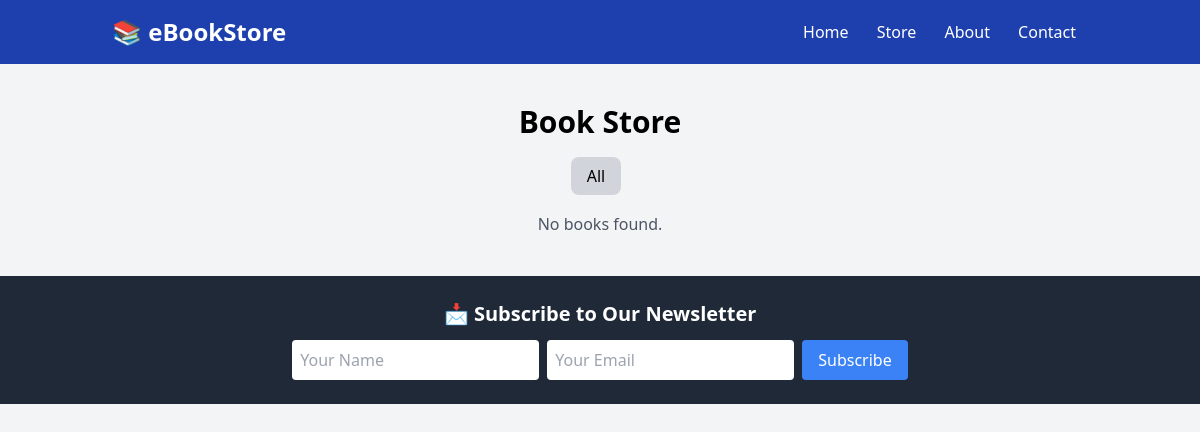
The page /store/?category=1 on the database as committed earlier.
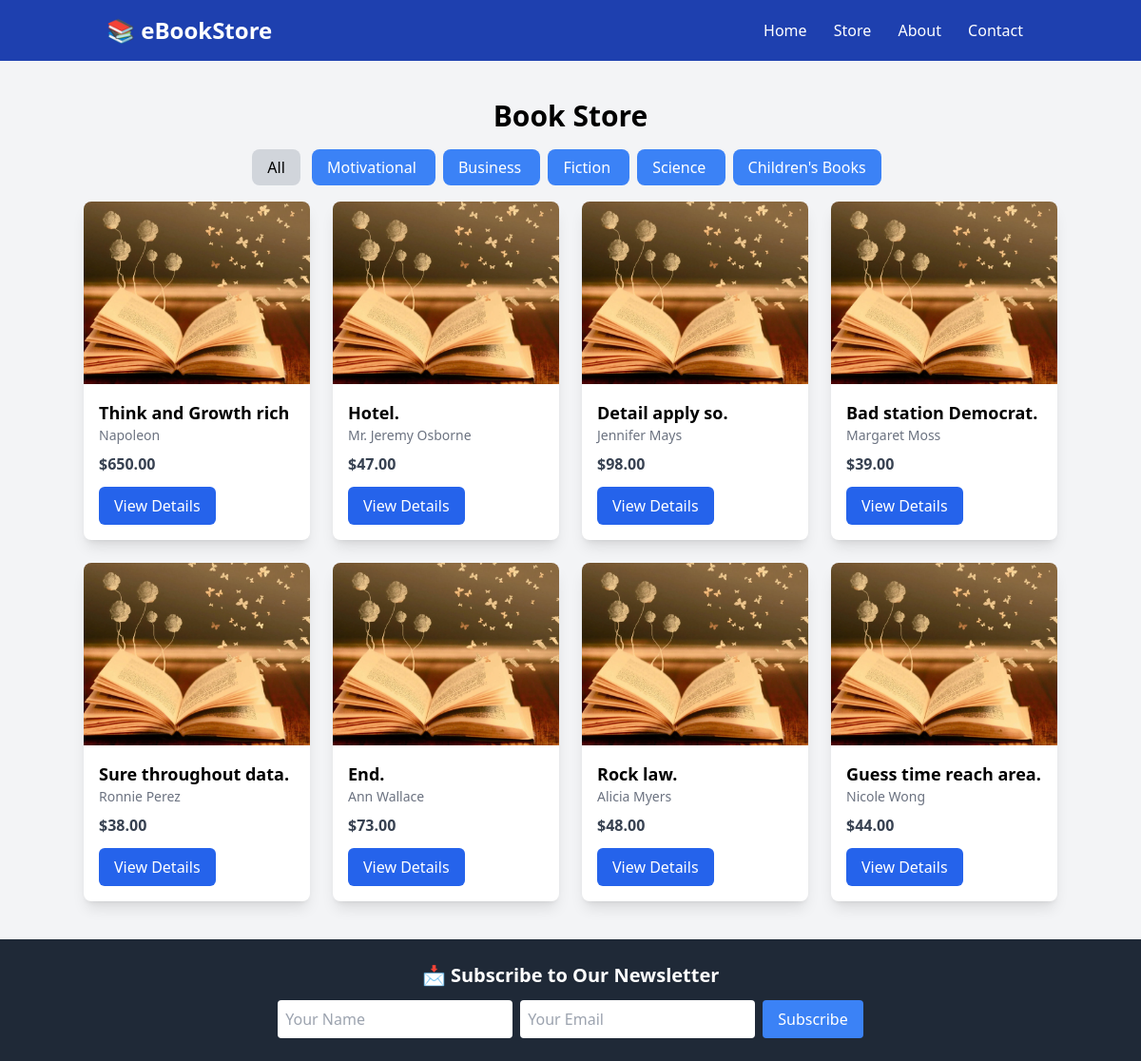
The same page on the database as committed later.
### e_BookStore/models.py (models this page shows, shortened)
class Category(models.Model):
    name = models.CharField(max_length=100, unique=True)
    description = models.TextField(blank=True, null=True)
    created_at = models.DateTimeField(auto_now_add=True)
    updated_at = models.DateTimeField(auto_now=True)

class Book(models.Model):
    title = models.CharField(max_length=255)
    author = models.CharField(max_length=255)
    description = models.TextField()
    price = models.DecimalField(max_digits=10, decimal_places=2)
    stock = models.PositiveIntegerField()
    category = models.ForeignKey(Category, on_delete=models.CASCADE)  # Updated field
    cover_image = models.ImageField(upload_to='book_covers/', blank=True, null=True)
    published_date = models.DateField()
    created_at = models.DateTimeField(auto_now_add=True)
    updated_at = models.DateTimeField(auto_now=True)

### e_BookStore/views.py (the view)
# urls.py: path('store/', views.store, name='store'),
def store(request):
    category_id = request.GET.get('category')  # Get category from URL
    if category_id:
        books = Book.objects.filter(category_id=category_id)
    else:
        books = Book.objects.all()
    categories = Category.objects.all()  # Get all categories
    return render(request, 'store.html', {'books': books, 'categories': categories})

### e_BookStore/templates/store.html
{% extends 'base.html' %}
{% load static %}
{% block content %}
<div class="container mx-auto py-10">
    <h2 class="text-3xl font-bold text-center mb-6">Book Store</h2>
    <div class="mb-6 text-center">
        <a href="{% url 'store' %}" class="bg-gray-300 px-4 py-2 rounded-lg mr-2">All</a>
        {% for category in categories %}
        <a href="{% url 'store' %}?category={{ category.id }}" class="bg-blue-500 text-white px-4 py-2 rounded-lg hover:bg-blue-700 mr-2">
            {{ category.name }}
        </a>
        {% endfor %}
    </div>
    <div class="grid grid-cols-4 gap-6">
        {% for book in books %}
        <div class="bg-white shadow-lg rounded-lg overflow-hidden hover:shadow-xl transition">
            <img src="{% static 'images/124491.webp' %}" alt="{{ book.title }}" class="w-full h-48 object-cover">
            <div class="p-4">
                <h4 class="text-lg font-semibold">{{ book.title }}</h4>
                <p class="text-sm text-gray-500">{{ book.author }}</p>
                <p class="text-gray-700 font-bold mt-2">${{ book.price }}</p>
                <a href="{% url 'book_detail' book.id %}" class="mt-3 inline-block bg-blue-600 text-white px-4 py-2 rounded-md hover:bg-blue-700">
                    View Details
                </a>
            </div>
        </div>
        {% empty %}
        <p class="col-span-4 text-center text-gray-600">No books found.</p>
        {% endfor %}
    </div>
</div>
{% endblock %}

### e_BookStore/templates/base.html
{% include "header.html" %}
{% block content %}
{% endblock%}
{% include "footer.html" %}

### e_BookStore/templates/header.html (shortened to what this page needs)
{% load static %}
<!DOCTYPE html>
<html lang="en">
<head>
    <script src="https://cdn.tailwindcss.com"></script>
    <link rel="stylesheet" href="https://cdn.jsdelivr.net/npm/swiper/swiper-bundle.min.css">
</head>
<body class="bg-gray-100">
    <header class="bg-blue-800 text-white py-4">
        <div class="container mx-auto flex justify-between items-center px-6">
            <h1 class="text-2xl font-bold">📚 eBookStore</h1>
            <nav>
                <a href="#" class="mx-3 hover:underline">Home</a>
                <a href="#" class="mx-3 hover:underline">Store</a>
                <a href="#" class="mx-3 hover:underline">About</a>
                <a href="#" class="mx-3 hover:underline">Contact</a>
            </nav>
        </div>
    </header>

### e_BookStore/templates/footer.html (shortened to what this page needs)
    <footer class="bg-gray-800 text-white py-6">
        <div class="container mx-auto text-center">
            <h2 class="text-xl font-bold mb-3">📩 Subscribe to Our Newsletter</h2>
            <form class="flex flex-col md:flex-row justify-center items-center">
                <input type="text" placeholder="Your Name" class="p-2 rounded mr-2 text-black" required>
                <input type="email" placeholder="Your Email" class="p-2 rounded mr-2 text-black" required>
                <button class="bg-blue-500 hover:bg-blue-700 text-white py-2 px-4 rounded">Subscribe</button>
            </form>
        </div>
    </footer>
</body>
</html>

Rows that differ between the two databases and show on the page:
added Category: name "Motivational"
added Category: name "Business"
added Category: name "Fiction"
added Category: name "Science"
added Category: name "Children's Books"
added Book: title "Think and Growth rich", author "Napoleon", price "650.00"
added Book: title "Hotel.", author "Mr. Jeremy Osborne", price "47.00"
added Book: title "Detail apply so.", author "Jennifer Mays", price "98.00"
added Book: title "Bad station Democrat.", author "Margaret Moss", price "39.00"
added Book: title "Sure throughout data.", author "Ronnie Perez", price "38.00"
added Book: title "End.", author "Ann Wallace", price "73.00"
added Book: title "Rock law.", author "Alicia Myers", price "48.00"
added Book: title "Guess time reach area.", author "Nicole Wong", price "44.00"
Other text that changed with them:
text no longer shown: "No books found."
